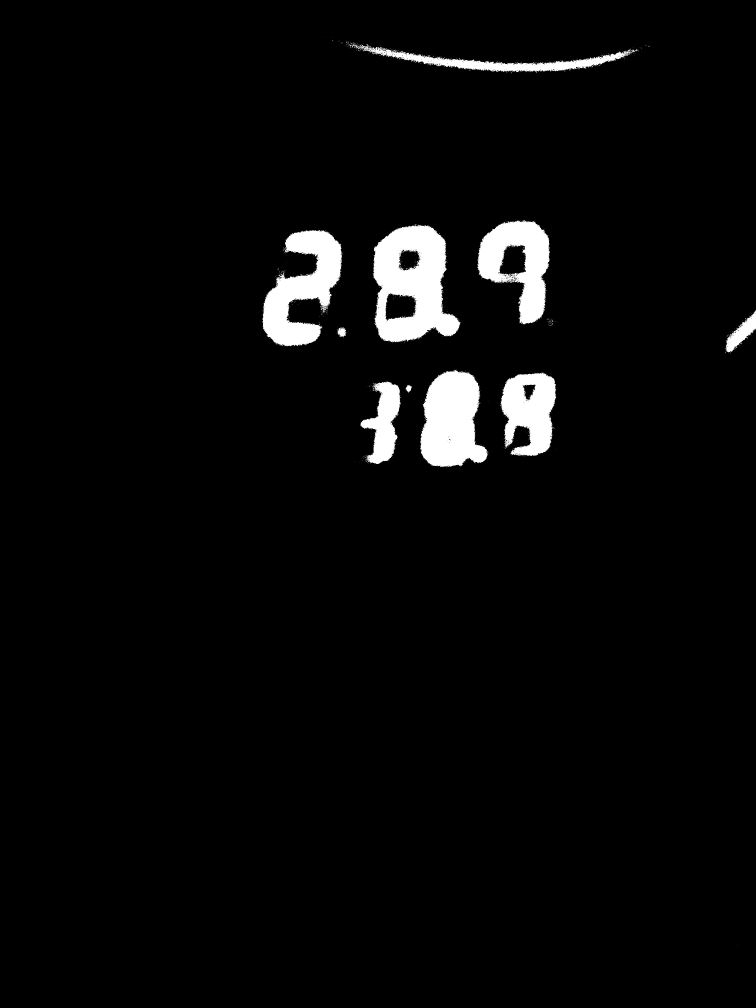
#> input picture imgOtsu1.jpg, 3024 x 4032 px (shown at 1/4 size)
$ python -i v5_tempFinall.py   (imports and definitions only)   (older library calls are emulated)
#> lines starting #> are read from the running program, lines starting #| are printed output that depends on the picture; after the words box and inside, x2 and y2 are one past the last pixel; in counts of white or black regions, pixels touching at a corner belong together
#> further down, picture is the input picture: shape (4032, 3024, 3); min 0, max 255, mean 9.3

#使用特征匹配来确定仪表区域，使用灰度聚类处理数字区域。


import cv2
import numpy as np
import v4_kmeans

kernel1 = cv2.getStructuringElement(cv2.MORPH_RECT, (50, 50))
kernel2 = cv2.getStructuringElement(cv2.MORPH_RECT, (80, 80))
kernel3 = cv2.getStructuringElement(cv2.MORPH_RECT, (3, 3))
kernel4 = cv2.getStructuringElement(cv2.MORPH_RECT, (4, 4))
kernel5 = cv2.getStructuringElement(cv2.MORPH_RECT, (10, 10))

##
# @param findContoursImg 膨胀之后用于找矩形轮廓的图
#        dst 目标生成的文件名
#        origin 用于切割的原图
# [49 lines left out: functions cutImage, cutImage1, not called in this run]

def correctAngle(src):
    canny = cv2.Canny(cv2.GaussianBlur(src, (5, 5), 0), 100, 200)
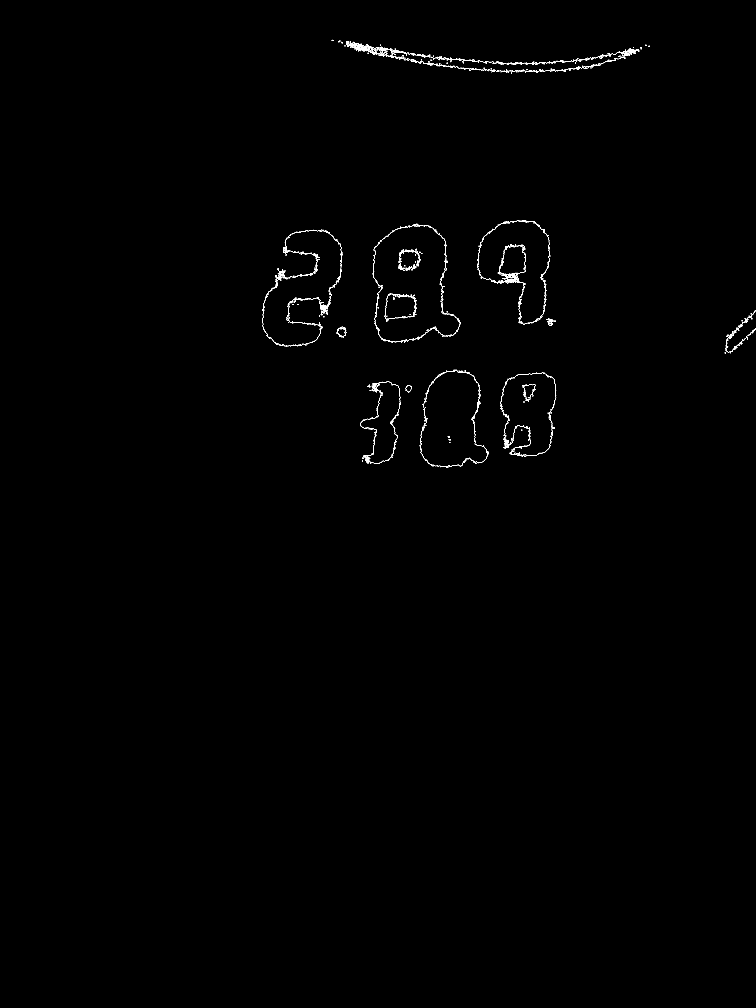
#> canny: shape (4032, 3024) (shown at 1/4 size); 0.22% white in thin lines or dots, all inside (x1, y1, x2, y2) = (1049, 159, 3024, 1872)
    cv2.imwrite('./v5/numZonecanny.jpg', canny)
    canny = cv2.dilate(canny, kernel3, iterations=1)
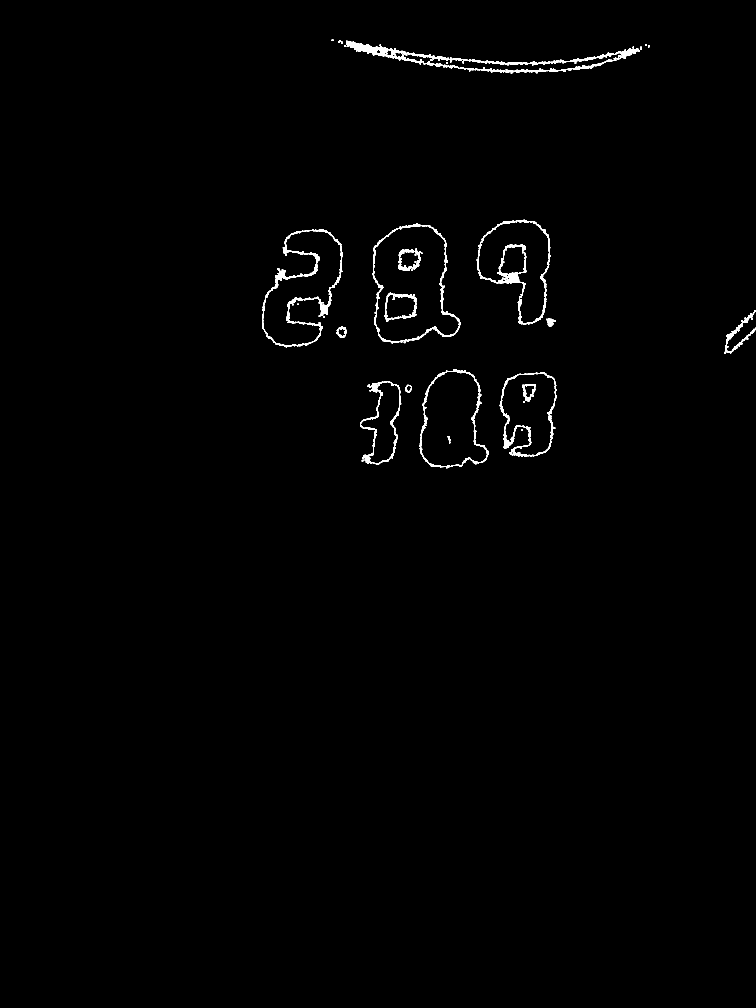
#> canny: shape (4032, 3024) (shown at 1/4 size); 0.68% white; 69 white regions, largest, box (x1, y1, x2, y2) and area: (1384, 163, 2558, 294) 18958, (1048, 918, 1372, 1389) 12491, (1907, 879, 2202, 1299) 10787
    cv2.imwrite('./v5/numZonecannyDilate.jpg', canny)

    lines = cv2.HoughLines(canny, 1, np.pi / 180, 100)
    numLine = 0
    angle = 0
#> (the run stopped early here; a loop or call above may not have finished)

$ run again, on dot.png
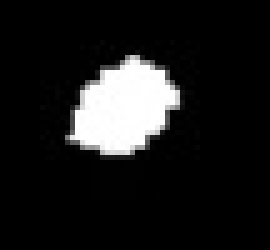
#> input picture dot.png, 54 x 50 px (shown 5 times larger)
#> picture is the input picture: shape (50, 54, 3); min 0, max 255, mean 27.7
#> in correctAngle, `canny = cv2.Canny(cv2.GaussianBlur(src, (5, 5), 0), 100, 200)`:
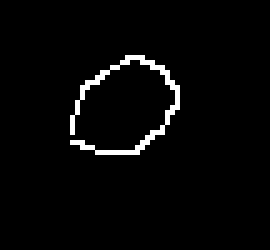
#> canny: shape (50, 54) (shown 5 times larger); 2.7% white in thin lines or dots, all inside (x1, y1, x2, y2) = (14, 11, 36, 31)
#> in correctAngle, `canny = cv2.dilate(canny, kernel3, iterations=1)`:
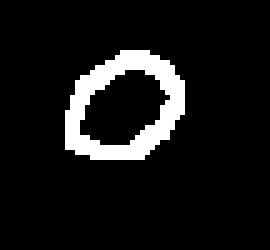
#> canny: shape (50, 54) (shown 5 times larger); 8.7% white; 1 white region, box (x1, y1, x2, y2) and area: (13, 10, 37, 32) 234
#> lines = None
